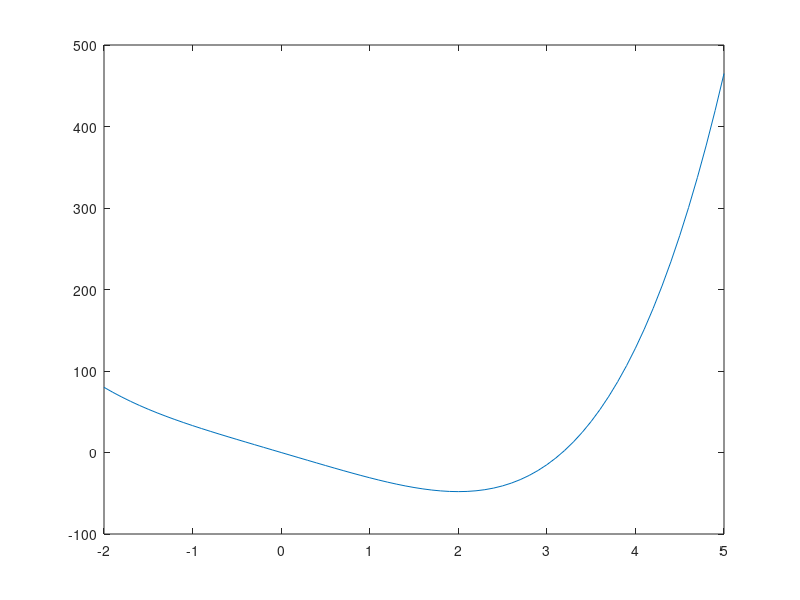

The MATLAB script that drew this image: (Note: this script raises an error after producing the figure.)
% MECH 559 - M. Kokkolaras
% McGill University
% Example 4.18 in Papalambros and Wilde

clear
clc
%close all
clf

x = -2:.1:5;
f = x.^4 - 32*x;

figure(1), clf
plot(x,f), hold on

% Choose method (gradient = 1, Newton = 2)
method = 2;

% Ask for intitial guess
%xold = input('Type initial guess as a column vector');
xold = -3; 
plot(xold,ex3obj(xold),'ro')
disp(['objective function value = ',num2str(ex3obj(xold))])

alpha = .01;
my_epsilon = .1;
kmax = 1000;

my_continue = 0;
k = 0;
while my_continue == 0
    k = k + 1
    if method == 1
       % Gradient method
       alpha = ex3grad(xold)*ex3grad(xold)'/ ...
               (ex3grad(xold)*ex3hessian(xold)*ex3grad(xold)')
       xnew = xold - alpha*ex3grad(xold)'
    else
       % Newton's method 
       alpha = .01;
       xnew = xold - alpha*inv(ex3hessian(xold))*ex3grad(xold)'
    end
    disp(['norm of gradient = ', num2str(norm(ex3grad(xnew)))])
    disp(['objective function value = ',num2str(ex3obj(xnew))])
    plot(xnew,ex3obj(xnew),'ro')
    pause
    if norm(ex3grad(xnew)) <= my_epsilon
        my_continue = 1;
    end
    xold = xnew;
    if k > kmax
       my_continue = 1;
       disp('maximum number of iteration reached')
   end
end